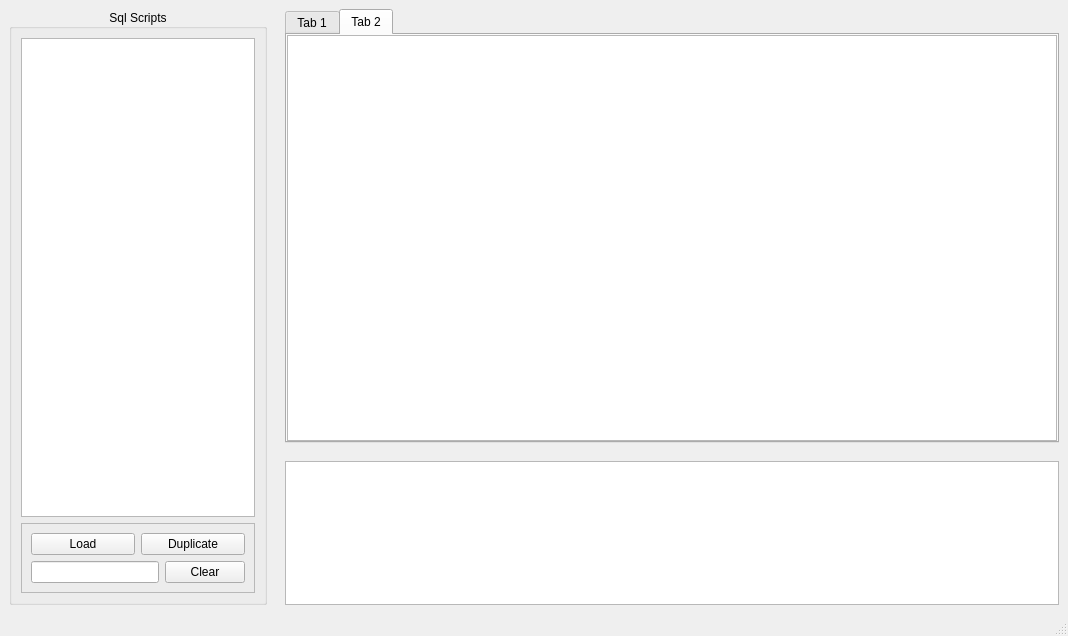
<?xml version="1.0" encoding="UTF-8"?>
<ui version="4.0">
 <class>MainWindow</class>
 <widget class="QMainWindow" name="MainWindow">
  <property name="geometry">
   <rect>
    <x>0</x>
    <y>0</y>
    <width>1068</width>
    <height>636</height>
   </rect>
  </property>
  <property name="windowTitle">
   <string>MainWindow</string>
  </property>
  <property name="toolTipDuration">
   <number>-2</number>
  </property>
  <widget class="QWidget" name="centralwidget">
   <layout class="QHBoxLayout" name="horizontalLayout_3" stretch="1,3">
    <property name="spacing">
     <number>18</number>
    </property>
    <item>
     <widget class="QGroupBox" name="SqlScriptsBox">
      <property name="title">
       <string>Sql Scripts</string>
      </property>
      <property name="alignment">
       <set>Qt::AlignCenter</set>
      </property>
      <property name="flat">
       <bool>false</bool>
      </property>
      <layout class="QVBoxLayout" name="verticalLayout">
       <item>
        <widget class="QListView" name="scripts_qlist">
         <property name="frameShape">
          <enum>QFrame::StyledPanel</enum>
         </property>
         <property name="frameShadow">
          <enum>QFrame::Sunken</enum>
         </property>
         <property name="dragEnabled">
          <bool>false</bool>
         </property>
        </widget>
       </item>
       <item>
        <widget class="QFrame" name="frame">
         <property name="frameShape">
          <enum>QFrame::StyledPanel</enum>
         </property>
         <property name="frameShadow">
          <enum>QFrame::Raised</enum>
         </property>
         <layout class="QVBoxLayout" name="verticalLayout_2">
          <item>
           <layout class="QHBoxLayout" name="horizontalLayout">
            <item>
             <widget class="QPushButton" name="load_btn">
              <property name="text">
               <string>Load</string>
              </property>
             </widget>
            </item>
            <item>
             <widget class="QPushButton" name="duplicate_btn">
              <property name="text">
               <string>Duplicate</string>
              </property>
             </widget>
            </item>
           </layout>
          </item>
          <item>
           <layout class="QHBoxLayout" name="horizontalLayout_2" stretch="3,1">
            <item>
             <widget class="QLineEdit" name="lineEdit">
              <property name="sizePolicy">
               <sizepolicy hsizetype="Expanding" vsizetype="Fixed">
                <horstretch>2</horstretch>
                <verstretch>0</verstretch>
               </sizepolicy>
              </property>
             </widget>
            </item>
            <item>
             <widget class="QPushButton" name="clear_btn">
              <property name="sizePolicy">
               <sizepolicy hsizetype="Minimum" vsizetype="Fixed">
                <horstretch>1</horstretch>
                <verstretch>0</verstretch>
               </sizepolicy>
              </property>
              <property name="maximumSize">
               <size>
                <width>100</width>
                <height>16777215</height>
               </size>
              </property>
              <property name="text">
               <string>Clear</string>
              </property>
             </widget>
            </item>
           </layout>
          </item>
         </layout>
        </widget>
       </item>
      </layout>
     </widget>
    </item>
    <item>
     <layout class="QVBoxLayout" name="verticalLayout_3" stretch="3,1">
      <item>
       <widget class="QTabWidget" name="TabsMain">
        <property name="currentIndex">
         <number>1</number>
        </property>
        <widget class="QWidget" name="QuerySettings">
         <property name="minimumSize">
          <size>
           <width>0</width>
           <height>17</height>
          </size>
         </property>
         <attribute name="title">
          <string>Tab 1</string>
         </attribute>
         <layout class="QFormLayout" name="formLayout_2">
          <property name="labelAlignment">
           <set>Qt::AlignLeading|Qt::AlignLeft|Qt::AlignVCenter</set>
          </property>
          <item row="0" column="0">
           <layout class="QHBoxLayout" name="cache_result_hl">
            <property name="spacing">
             <number>12</number>
            </property>
            <item>
             <widget class="QLabel" name="cache_results_lbl">
              <property name="text">
               <string>Cache Results:</string>
              </property>
             </widget>
            </item>
            <item>
             <widget class="QCheckBox" name="cache_results_chkbx">
              <property name="text">
               <string/>
              </property>
             </widget>
            </item>
           </layout>
          </item>
          <item row="2" column="0">
           <widget class="QLineEdit" name="query_run_name_lineedit"/>
          </item>
          <item row="1" column="0">
           <widget class="QLabel" name="label">
            <property name="text">
             <string>Query Run Name</string>
            </property>
           </widget>
          </item>
         </layout>
        </widget>
        <widget class="QWidget" name="SqlQueryView">
         <attribute name="title">
          <string>Tab 2</string>
         </attribute>
         <layout class="QHBoxLayout" name="horizontalLayout_4">
          <property name="spacing">
           <number>0</number>
          </property>
          <property name="leftMargin">
           <number>0</number>
          </property>
          <property name="topMargin">
           <number>0</number>
          </property>
          <property name="rightMargin">
           <number>0</number>
          </property>
          <property name="bottomMargin">
           <number>0</number>
          </property>
          <item>
           <widget class="QTextBrowser" name="sql_script_display">
            <property name="frameShadow">
             <enum>QFrame::Raised</enum>
            </property>
            <property name="lineWidth">
             <number>5</number>
            </property>
           </widget>
          </item>
         </layout>
        </widget>
       </widget>
      </item>
      <item>
       <widget class="QTableView" name="SqlResultDisplay"/>
      </item>
     </layout>
    </item>
   </layout>
  </widget>
  <widget class="QMenuBar" name="menubar">
   <property name="geometry">
    <rect>
     <x>0</x>
     <y>0</y>
     <width>1068</width>
     <height>22</height>
    </rect>
   </property>
  </widget>
  <widget class="QStatusBar" name="statusbar"/>
 </widget>
 <resources/>
 <connections/>
</ui>
